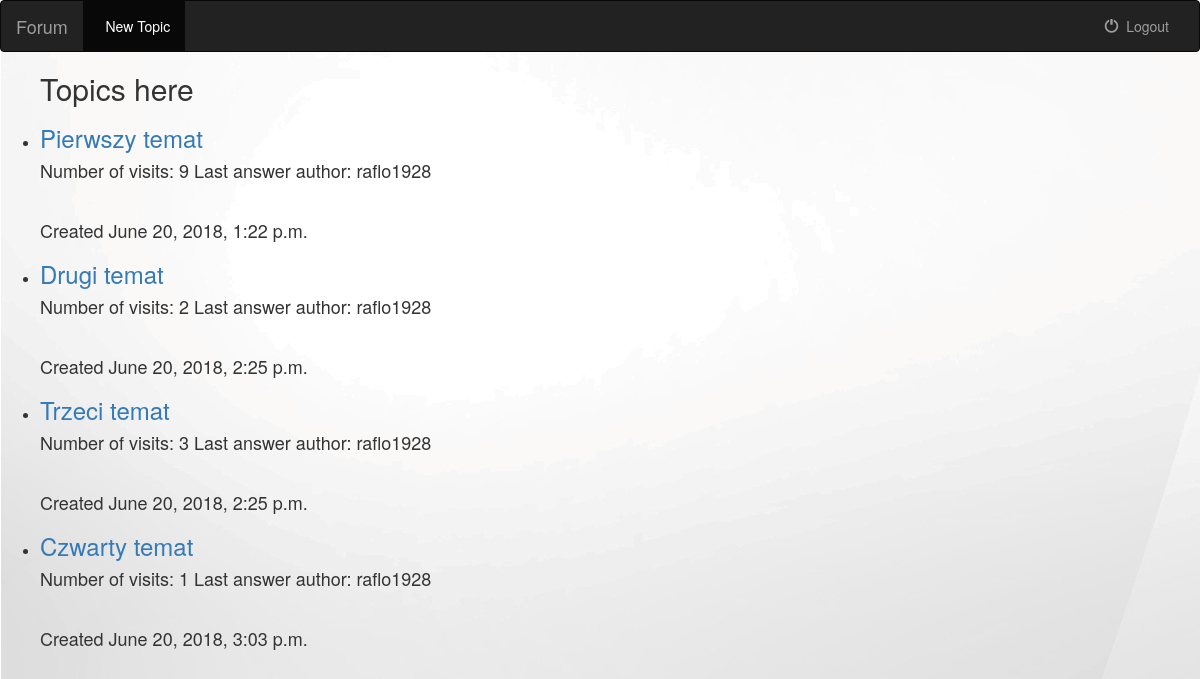
The app's page /forum/ with its own data.
### forum/models.py (models this page shows, shortened)
class Topic(models.Model):
    author = models.CharField(max_length=30)
    title = models.CharField(max_length=200)
    created_date = models.DateTimeField(default=datetime.now())
    visits_no = models.IntegerField(default=0)
    answers_no = models.IntegerField(default=0)
    last_answer_date = models.DateTimeField(blank=True, null=True)
    last_answer_author = models.CharField(max_length=30, default="Noone")
    text = models.TextField(default="")
    answers = models.ManyToManyField(Answer)

### forum/views.py (the view)
class IndexView(generic.ListView):
    template_name = 'forum/index.html'
    context_object_name = 'all_topics'
    def get_queryset(self):
        return Topic.objects.all()

### forum/templates/forum/index.html (shortened to what this page needs)
{% load staticfiles %}
<link rel="stylesheet" href="https://maxcdn.bootstrapcdn.com/bootstrap/3.3.6/css/bootstrap.min.css">
<link rel="stylesheet" type="text/css" href="{% static 'forum/style.css' %}" />
<nav class="navbar navbar-inverse">
    <div class="container-fluid">
        <div class = "navbar-header">
            <a class="navbar-brand" href="/forum/">Forum</a>
        </div>
        <div class="collapse navbar-collapse" id="topNavBar">
            <ul class="nav navbar-nav">
                <li class="active">
                    <a href="/forum/topic/add/">
                        &nbsp; New Topic
                    </a>
                </li>
            </ul>
            <ul class="nav navbar-nav navbar-right">
                <li class="">
                    <a href="{% url 'forum:logout' %}">
                        <span class="glyphicon glyphicon-off" aria-hidden="true"></span>&nbsp; Logout
                    </a>
                </li>
            </ul>
        </div>
    </div>
</nav>
{% if object_list %}
    <ul>
        <h2> Topics here </h2>
        {% for topic in all_topics %}
        <li><h3><a href="/forum/{{ topic.title }}/">{{ topic.title }} </a></h3></li>
        <h4>Number of visits: {{ topic.visits_no }} Last answer author: {{ topic.last_answer_author }}</h4> <br>
        <h4>Created {{ topic.created_date }}</h4>
        {% endfor %}
    </ul>
{% else %}
    <h3> No topics here</h3>
{% endif %}

### records on screen
Topic: title "Pierwszy temat", visits_no "9", last_answer_author "raflo1928", created_date "June 20, 2018, 1:22 p.m."
Topic: title "Drugi temat", visits_no "2", last_answer_author "raflo1928", created_date "June 20, 2018, 2:25 p.m."
Topic: title "Trzeci temat", visits_no "3", last_answer_author "raflo1928", created_date "June 20, 2018, 2:25 p.m."
Topic: title "Czwarty temat", visits_no "1", last_answer_author "raflo1928", created_date "June 20, 2018, 3:03 p.m."
